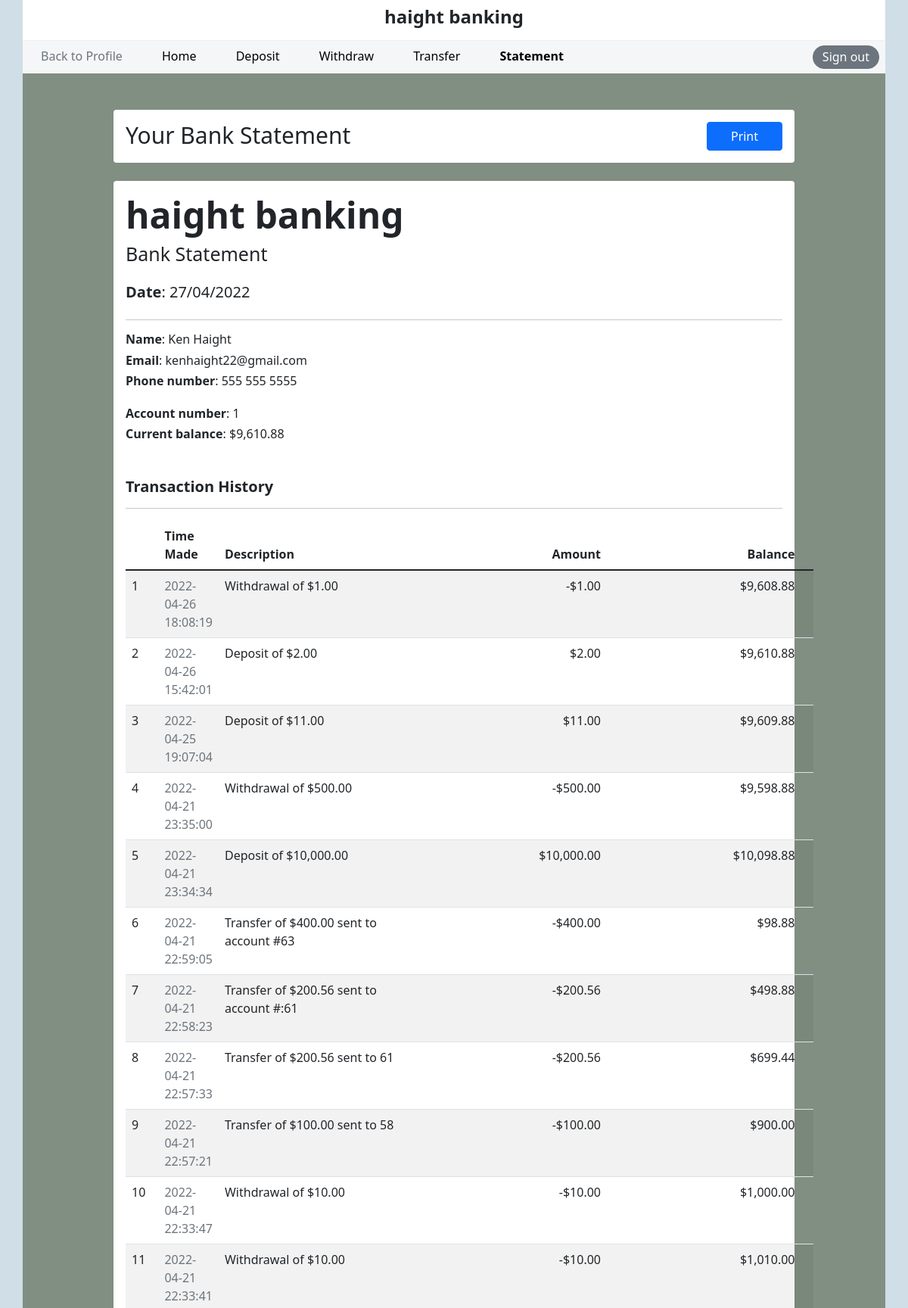
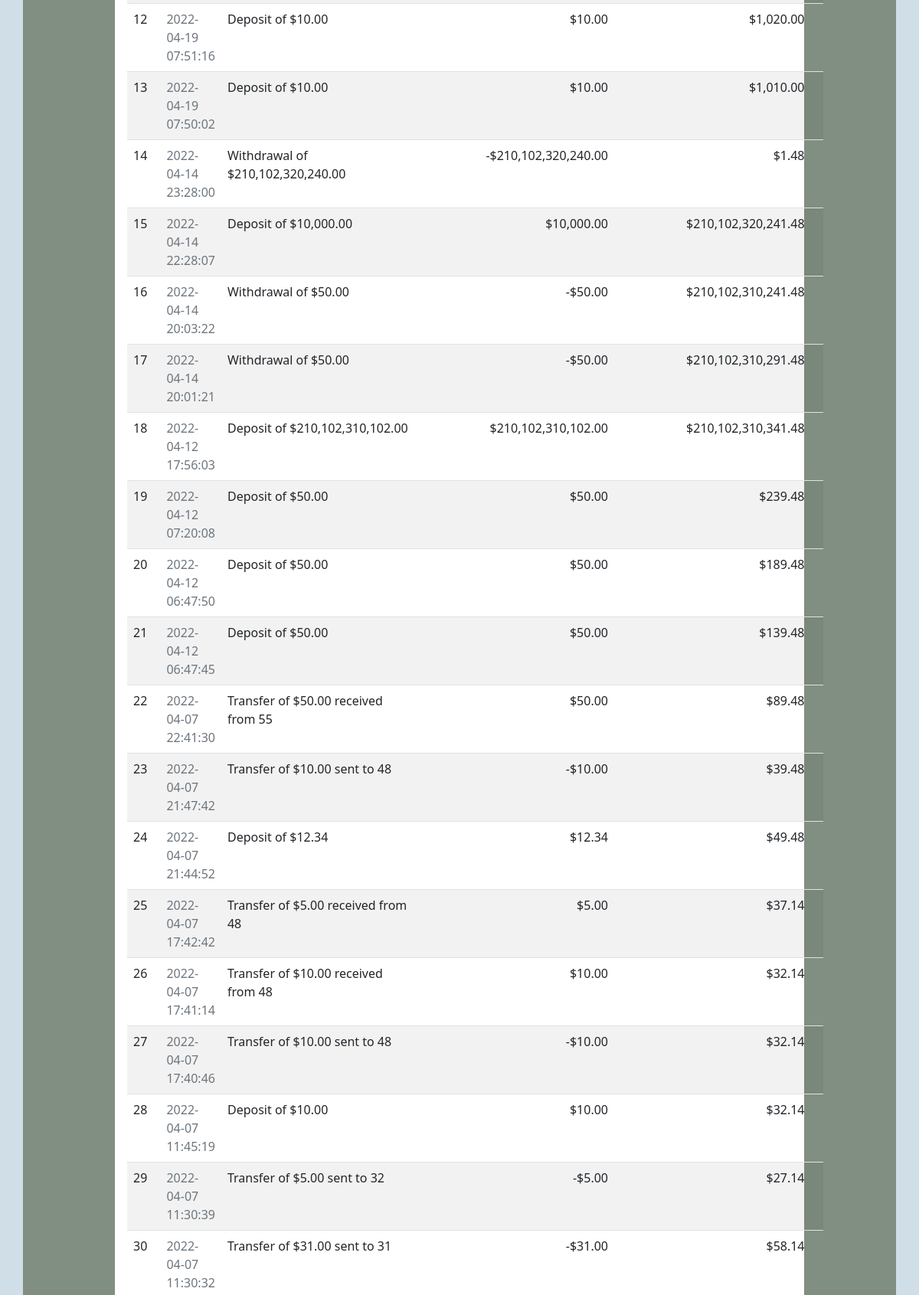
The page /statement.php?id=1 (signed in, upper part) on the database its author committed (2 pictures, top to bottom).
### tables this page shows
CREATE TABLE `users` (
  `user_id` int(11) NOT NULL,
  `first_name` varchar(20) NOT NULL,
  `last_name` varchar(20) DEFAULT NULL,
  `email_address` varchar(255) NOT NULL,
  `phone_number` varchar(15) NOT NULL,
  `username` varchar(30) NOT NULL,
  `password` varchar(255) NOT NULL
);

CREATE TABLE `accounts` (
  `account_id` int(11) NOT NULL,
  `user_id` int(11) NOT NULL,
  `balance` double NOT NULL DEFAULT '0',
  `approved` tinyint(1) DEFAULT '0'
);

CREATE TABLE `account_transactions` (
  `transaction_id` int(11) NOT NULL,
  `account_id` int(11) NOT NULL,
  `time_made` timestamp NOT NULL DEFAULT CURRENT_TIMESTAMP ON UPDATE CURRENT_TIMESTAMP,
  `description` varchar(255) NOT NULL,
  `amount` double NOT NULL,
  `updated_balance` double NOT NULL
);

### statement.php (the view, shortened to what this page needs)
<?php
$account_id = $_GET['id'];
$user_id = $_SESSION["user_id"];
$pdo = get_database_connection();
$statement = $pdo->prepare("SELECT * FROM users WHERE user_id=?");
$statement->execute(array($user_id));
$row = $statement->fetch();
$first = $row['first_name'];
$last  = $row['last_name'];
$email = $row['email_address'];
$phone = $row['phone_number'];
$statement = $pdo->prepare("SELECT * FROM accounts WHERE account_id=?");
$statement->execute(array($account_id));
$row = $statement->fetch();
$account_id = $row['account_id'];
$balance    = $row['balance'];
?>
<!doctype html>
<html>
  <head>
    <link rel="stylesheet" href="https://cdn.jsdelivr.net/npm/bootstrap@5.1.3/dist/css/bootstrap.min.css">
    <link rel="stylesheet" href="css/account.css">
    <link rel="stylesheet" href="css/statement.css">
  </head>
  <body>
    <div class="container px-0" style="background: #fff;">
        <header class="py-2 text-center print-hidden">
            <div class="container-fluid">
                <h4 class="fw-bold">haight banking</h1>
            </div>
        </header>
        <nav class="py-2 pb-1 d-flex flex-row print-hidden">
            <div class="flex-grow-1">
                <a class="mx-4 link-secondary" href="profile.php">Back to Profile</a>
                <a class="mx-4" href=<?= "account.php?id=$account_id" ?>>Home</a>
                <a class="mx-4" href=<?= "deposit.php?id=$account_id" ?>>Deposit</a>
                <a class="mx-4" href=<?= "withdraw.php?id=$account_id" ?>>Withdraw</a>
                <a class="mx-4" href=<?= "transfer.php?id=$account_id" ?>>Transfer</a>
                <a class="mx-4 fw-bold" href=<?= "statement.php?id=$account_id" ?>>Statement</a>
            </div>
            <div>
                <a href="logout.php" class="btn btn-secondary mx-2" id="sign-out-btn">Sign out</a>
            </div>
        </nav>
        <div class="py-4" style="background-color: #5B6C5DC4;">
            <div class="mx-auto mt-4 p-3 rounded d-flex print-hidden" style="background: #fff; width: 900px;">
                <div class="flex-grow-1">
                    <span class="display-6" style="font-size: 30px">Your Bank Statement</span>
                </div>
                    <button class="btn btn-primary" style="width: 100px;" onclick="window.print()">Print</button>
            </div>
            <div class="mx-auto mt-4 p-3 rounded" style="background: #fff; width: 900px;" id="statement">
                <div class="mb-3">
                    <h1 class="display-5 fw-bold">haight banking</h1>
                    <h5 class="display-6" style="font-size: 25px;">Bank Statement </h5>
                </div>
                <h5 class="my-4"><b>Date</b>: <?= date('d/m/Y') ?></h5>
                <hr>
                <div>
                    <h6><b>Name</b>: <?= "$first $last" ?></h6>
                    <h6><b>Email</b>: <?= $email ?></h6>
                    <h6><b>Phone number</b>: <?= $phone ?></h6>
                </div>
                <div class="my-4 mb-5">
                    <h6><b>Account number</b>: <?= $account_id ?></h6>
                    <h6><b>Current balance</b>: <?= "$" . number_format($balance, 2, ".", ","); ?></h6>
                </div>
                <h5 class="fw-bold">Transaction History</h5>
                <hr class="print-hidden">
                <?php
    $pdo = get_database_connection();
    $stmt1 = $pdo->prepare("SELECT * FROM account_transactions WHERE account_id=? ORDER BY time_made DESC");
    $stmt1->execute(array($account_id));
    $num_rows = $stmt1->rowCount();
    echo <<<EOD
        <table class="table table-striped" id="transactions-table">
            <thead class="">
                <th style="width: 10%;"></th>
                <th style="width: 25%">Time Made</th>
                <th style="width: 30%">Description</th>
                <th style="width: 15%; text-align: end">Amount</th>
                <th style="width: 20%; text-align: end">Balance</th>
                <th style=""></th>
            </thead>
            <tbody>
EOD;
    for ($i = 1; $i <= $num_rows; $i++) {
        $transaction = $stmt1->fetch();
        if ($i % 2 == 0) {
            echo '<tr style="background-color: ">';
        } else {
            echo '<tr>';
        }
        echo "<td>$i</td>";
        echo "<td class='text-muted'>{$transaction['time_made']}</td>";
        echo "<td>{$transaction['description']}</td>";
        if ($transaction['amount'] < 0) {
            echo  "<td>" . '-$' . number_format((-1*$transaction['amount']), 2, '.', ',') . "</td>";
        } else {
            echo  "<td>" . '$' . number_format($transaction['amount'], 2, '.', ',') . "</td>";
        }
        echo "<td>" . '$' . number_format($transaction['updated_balance'], 2, '.', ',') . "</td>";
        echo "<td></td>";
        echo '</tr>';
    }
    echo '</tbody>';
    echo '</table>'
    ?>
            </div>
        </div>
    </div>
  </body>
</html>

### css/account.css (style rules this page uses)
body { background-color: #CFDEE7; }
header { border-bottom: 0.5px solid #eee; }
nav { background-color: #f5f6f7; }
nav a { color: #000; text-decoration: none; }
#transactions-table td:nth-child(4), #transactions-table td:nth-child(5) { text-align: end; }
#sign-out-btn { color: white; border-radius: 15px; padding: 2.5px 12px; position: relative; bottom: 2px; }

### rows shown on the page
users: first_name "Ken", last_name "Haight", email_address "kenhaight22@gmail.com", phone_number "555 555 5555"
accounts: account_id "1", balance "9,610.88"
account_transactions: time_made "2022-04-26 18:08:19", description "Withdrawal of $1.00", -1*$transaction['amount'] "1.00", updated_balance "9,608.88"
account_transactions: time_made "2022-04-26 15:42:01", description "Deposit of $2.00", amount "2.00", updated_balance "9,610.88"
account_transactions: time_made "2022-04-25 19:07:04", description "Deposit of $11.00", amount "11.00", updated_balance "9,609.88"
account_transactions: time_made "2022-04-21 23:35:00", description "Withdrawal of $500.00", -1*$transaction['amount'] "500.00", updated_balance "9,598.88"
account_transactions: time_made "2022-04-21 23:34:34", description "Deposit of $10,000.00", amount "10,000.00", updated_balance "10,098.88"
account_transactions: time_made "2022-04-21 22:59:05", description "Transfer of $400.00 sent to account #63", -1*$transaction['amount'] "400.00", updated_balance "98.88"
account_transactions: time_made "2022-04-21 22:58:23", description "Transfer of $200.56 sent to account #:61", -1*$transaction['amount'] "200.56", updated_balance "498.88"
account_transactions: time_made "2022-04-21 22:57:33", description "Transfer of $200.56 sent to 61", -1*$transaction['amount'] "200.56", updated_balance "699.44"
account_transactions: time_made "2022-04-21 22:57:21", description "Transfer of $100.00 sent to 58", -1*$transaction['amount'] "100.00", updated_balance "900.00"
account_transactions: time_made "2022-04-21 22:33:47", description "Withdrawal of $10.00", -1*$transaction['amount'] "10.00", updated_balance "1,000.00"
account_transactions: time_made "2022-04-21 22:33:41", description "Withdrawal of $10.00", -1*$transaction['amount'] "10.00", updated_balance "1,010.00"
account_transactions: time_made "2022-04-19 07:51:16", description "Deposit of $10.00", amount "10.00", updated_balance "1,020.00"
account_transactions: time_made "2022-04-19 07:50:02", description "Deposit of $10.00", amount "10.00", updated_balance "1,010.00"
account_transactions: time_made "2022-04-14 23:28:00", description "Withdrawal of $210,102,320,240.00", -1*$transaction['amount'] "210,102,320,240.00", updated_balance "1.48"
account_transactions: time_made "2022-04-14 22:28:07", description "Deposit of $10,000.00", amount "10,000.00", updated_balance "210,102,320,241.48"
account_transactions: time_made "2022-04-14 20:03:22", description "Withdrawal of $50.00", -1*$transaction['amount'] "50.00", updated_balance "210,102,310,241.48"
account_transactions: time_made "2022-04-14 20:01:21", description "Withdrawal of $50.00", -1*$transaction['amount'] "50.00", updated_balance "210,102,310,291.48"
account_transactions: time_made "2022-04-12 17:56:03", description "Deposit of $210,102,310,102.00", amount "210,102,310,102.00", updated_balance "210,102,310,341.48"
account_transactions: time_made "2022-04-12 07:20:08", description "Deposit of $50.00", amount "50.00", updated_balance "239.48"
account_transactions: time_made "2022-04-12 06:47:50", description "Deposit of $50.00", amount "50.00", updated_balance "189.48"
account_transactions: time_made "2022-04-12 06:47:45", description "Deposit of $50.00", amount "50.00", updated_balance "139.48"
account_transactions: time_made "2022-04-07 22:41:30", description "Transfer of $50.00 received from 55", amount "50.00", updated_balance "89.48"
account_transactions: time_made "2022-04-07 21:47:42", description "Transfer of $10.00 sent to 48", -1*$transaction['amount'] "10.00", updated_balance "39.48"
account_transactions: time_made "2022-04-07 21:44:52", description "Deposit of $12.34", amount "12.34", updated_balance "49.48"
account_transactions: time_made "2022-04-07 17:42:42", description "Transfer of $5.00 received from 48", amount "5.00", updated_balance "37.14"
account_transactions: time_made "2022-04-07 17:41:14", description "Transfer of $10.00 received from 48", amount "10.00", updated_balance "32.14"
account_transactions: time_made "2022-04-07 17:40:46", description "Transfer of $10.00 sent to 48", -1*$transaction['amount'] "10.00", updated_balance "32.14"
account_transactions: time_made "2022-04-07 11:45:19", description "Deposit of $10.00", amount "10.00", updated_balance "32.14"
account_transactions: time_made "2022-04-07 11:30:39", description "Transfer of $5.00 sent to 32", -1*$transaction['amount'] "5.00", updated_balance "27.14"
account_transactions: time_made "2022-04-07 11:30:32", description "Transfer of $31.00 sent to 31", -1*$transaction['amount'] "31.00", updated_balance "58.14"
